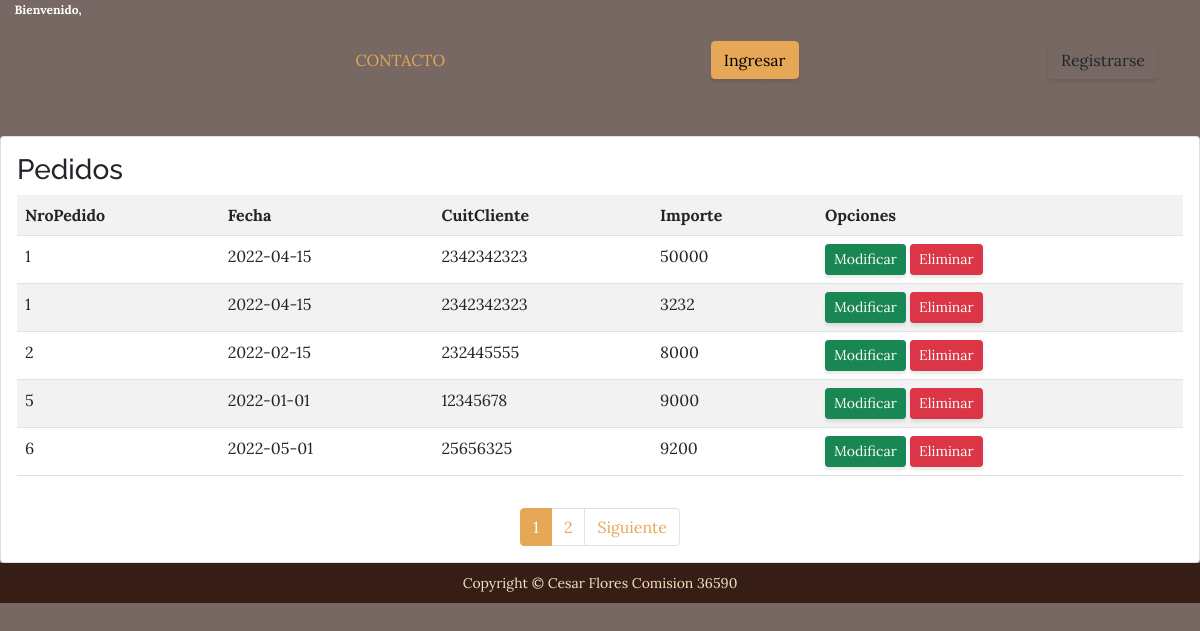
Page /AppPedidos/listadoPedidos on the committed database.
### AppPedidos/models.py (models this page shows, shortened)
class Pedidos(models.Model):
    NroPedido=models.IntegerField()
    Fecha=models.DateField()
    CuitCliente=models.CharField(max_length=10)
    Importe=models.IntegerField()

### AppPedidos/views.py (the view)
# urls.py: path("listadoPedidos",views.listar_pedidos, name="pedidos"),
def listar_pedidos(request):
    pedidos = Pedidos.objects.all()
    page= request.GET.get('page',1)
    try:
        paginator = Paginator(pedidos,5)
        pedidos=paginator.page(page)
    except:
        raise Http404
    data = {
        'entity': pedidos,
        'paginator': paginator
    }
    return render(request, 'pedidos/listarPedidos.html', data)

### AppPedidos/templates/pedidos/listarPedidos.html
{% extends "menu.html" %}
{% load static %}
{% block bloqueacompletar %}
<br>
<br>
<div class="card">
    <div class="card-body">
    <h3>Pedidos</h3>
    <table class="table table-striped table-hover table-responsive-sm">
        <tr>
            <th>NroPedido</th>
            <th>Fecha</th>
            <th>CuitCliente</th>
            <th>Importe</th>
            <th>Opciones</th>
        </tr>
        {% for item in entity %}
        <tr>
            <td>{{ item.NroPedido}} </td>
            <td>{{ item.Fecha | title}} </td>
            <td>{{ item.CuitCliente }} </td>
            <td>{{ item.Importe }} </td>
            <td>
                <a href="{% url 'modificar_pedido' item.NroPedido %}" class="btn btn-success btn-sm">Modificar</a>
                <a href="{% url 'eliminarpedido' item.NroPedido %}" class="btn btn-danger btn-sm">Eliminar</a>
                </td>
        </tr>
        {% endfor %}
    </table>
</div>
    {% include 'paginador.html' %}
</div>
{% endblock %}

### rows in the picture
Pedidos: NroPedido "1", Fecha "2022-04-15", CuitCliente "2342342323", Importe "50000"
Pedidos: NroPedido "1", Fecha "2022-04-15", CuitCliente "2342342323", Importe "3232"
Pedidos: NroPedido "2", Fecha "2022-02-15", CuitCliente "232445555", Importe "8000"
Pedidos: NroPedido "5", Fecha "2022-01-01", CuitCliente "12345678", Importe "9000"
Pedidos: NroPedido "6", Fecha "2022-05-01", CuitCliente "25656325", Importe "9200"

### other values in the picture
{{ page }} "1" "2"
